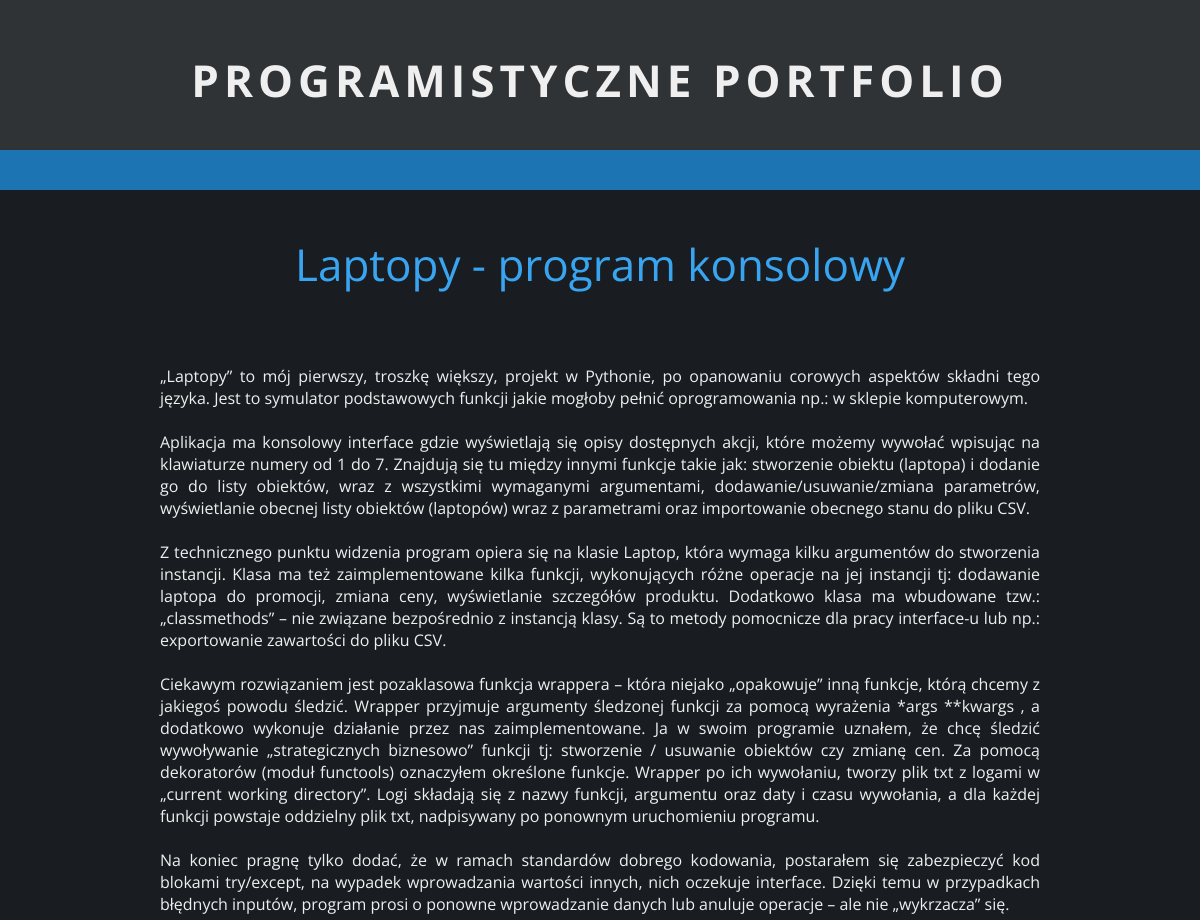
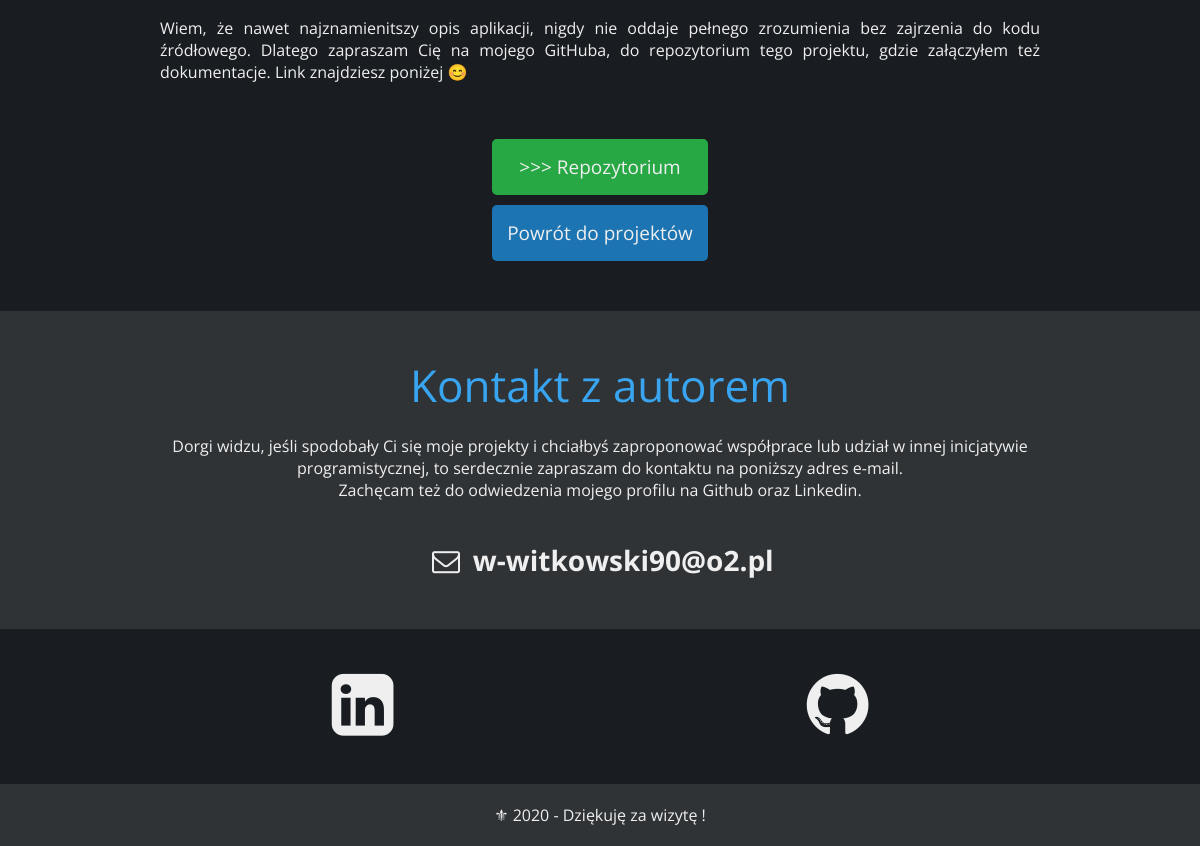
The app's page /post/1/ with its own data (2 pictures, top to bottom).
### blog/models.py (models this page shows, shortened)
class Post(models.Model):
    author = models.ForeignKey('auth.User', on_delete=models.CASCADE)
    title = models.CharField(max_length=200)
    description = models.TextField(default="description", max_length=400)
    text = models.TextField()
    created_date = models.DateTimeField(default=timezone.now)
    published_date = models.DateTimeField(blank=True, null=True)
    image = models.ImageField(default='default.jpg', upload_to='post_pics')
    url = models.URLField(max_length=400, default="")

### blog/views.py (the view)
# urls.py: path('post/<int:pk>/', views.post_details, name='post_details'),
def post_details(request, pk):
    post = get_object_or_404(Post, pk=pk)
    context = {'post': post}
    return render(request, 'blog/post_details.html', context)

### blog/templates/blog/post_details.html
{% extends 'blog/base.html' %}
{% block content %}
<section id="projects">
    <div class="about">
        <header>
            <h1 style="margin-top: 0; padding-top: 44px;">{{post.title}}</h1>
        </header>
        <div class="post-frame">
            <p>{{ post.text | linebreaksbr }}</p>
        </div>
        <div class="repo-button-place">
            <a href="{{ post.url }}" class="repobutton" target="_blank">>>> Repozytorium</a>
        </div>
        <div class="button-place">
            <a href="{% url 'post_list' %}" class="backbutton">Powrót do projektów</a>
        </div>
    </div>
</section>
{% endblock %}

### blog/static/blog/main.css (style rules this page uses)
body { margin: 0; background-color: #2F3336; color: #efefef; font-family: 'Open Sans', sans-serif; font-size: 16px; }
.about { margin-left: auto; margin-right: auto; width: 950px; text-align: center; padding: 0 }
h1 { font-size: 44px; font-weight: 400; color: #39a5f1; margin-bottom: 20px; }
#projects { background-color: #191d21; }
.post-frame { padding: 15px; text-align: justify; margin-top: 40px; margin-bottom: 40px; margin-left: 20px; margin-right: 20px; }
.button-place { margin-left: auto; margin-right: auto; padding-bottom: 65px; }
.backbutton { background-color: #1c74b2; padding: 15px; color: #efefef; font-size: 19px; text-decoration: none; border-radius: 5px; }
.repo-button-place { margin-left: auto; margin-right: auto; padding-bottom: 40px; }
.repobutton { background-color: #28a745; padding-top: 15px; padding-bottom: 15px; padding-right: 27px; padding-left: 27px; color: #efefef; font-size: 19px; text-decoration: none; border-radius: 5px; }

### records on screen
Post: title "Laptopy - program konsolowy", text "„Laptopy” to mój pierwszy, troszkę większy, projekt w Pythonie, po opanowaniu corowych aspektów składni tego języka. Jest to symulator podstawowych funkcji jakie mogłoby pełnić oprogramowania np.: w sklepie komputerowym. Aplikacja ma konsolowy interface gdzie wyświetlają się opisy dostępnych akcji, które możemy wywołać wpisując na klawiaturze numery od 1 do 7. Znajdują się tu między innymi funkcje takie jak: stworzenie obiektu (laptopa) i dodanie go do listy obiektów, wraz z wszystkimi wymaganymi argumentami, dodawanie/usuwanie/zmiana parametrów, wyświetlanie obecnej listy obiektów (laptopów) wraz z parametrami oraz importowanie obecnego stanu do pliku CSV. Z technicznego punktu widzenia…"
